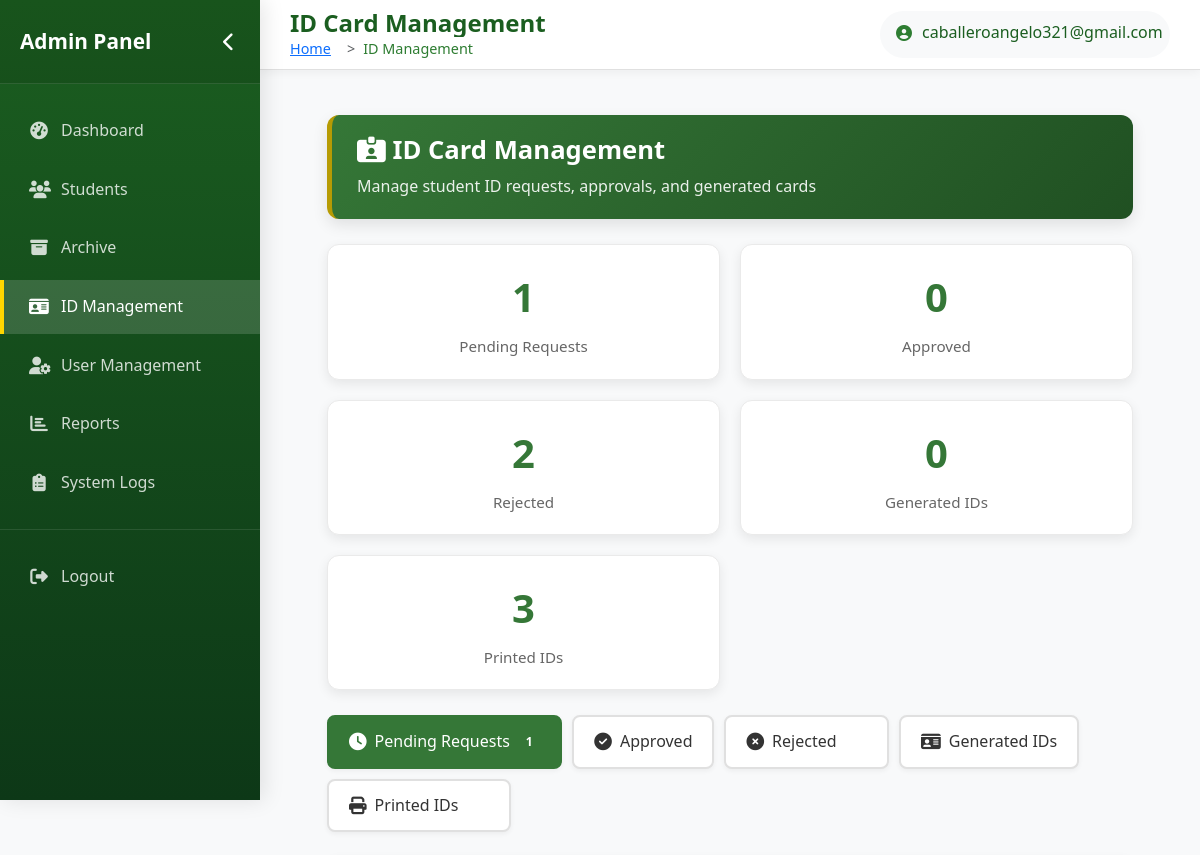
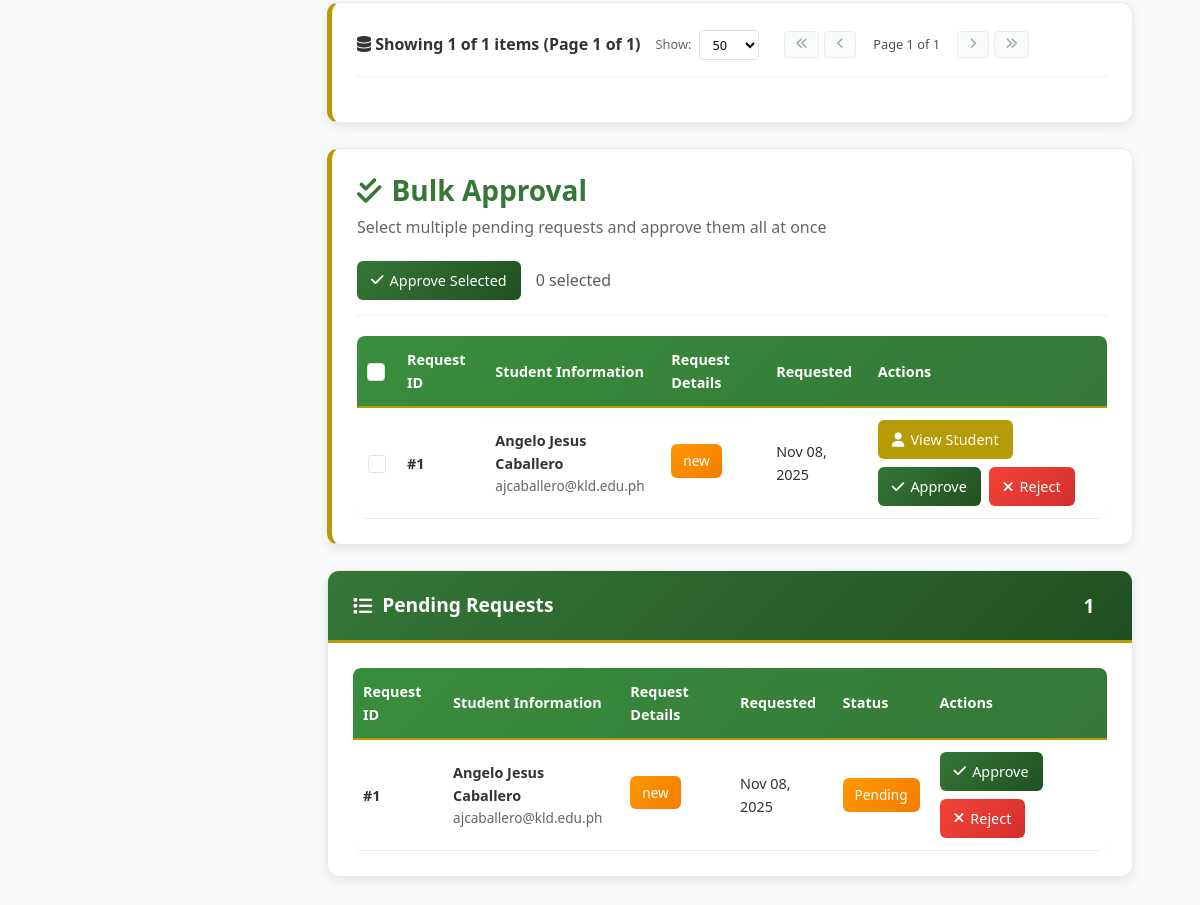
The app's page /admin/admin_id.php (signed in) with its own data (2 pictures, top to bottom).
### tables this page shows
CREATE TABLE `id_requests` (
  `id` int(11) NOT NULL,
  `student_id` int(11) NOT NULL,
  `request_type` enum('new','replacement','update') NOT NULL,
  `reason` text DEFAULT NULL,
  `status` enum('generated','pending','approved','rejected','completed') DEFAULT 'pending',
  `admin_notes` text DEFAULT NULL,
  `created_at` timestamp NOT NULL DEFAULT current_timestamp(),
  `updated_at` timestamp NOT NULL DEFAULT current_timestamp() ON UPDATE current_timestamp()
);

CREATE TABLE `student` (
  `id` int(11) NOT NULL,
  `student_id` varchar(50) DEFAULT NULL,
  `email` varchar(100) NOT NULL,
  `first_name` varchar(100) DEFAULT NULL,
  `last_name` varchar(100) DEFAULT NULL,
  `year_level` varchar(50) DEFAULT NULL,
  `course` varchar(100) DEFAULT NULL,
  `contact_number` varchar(20) DEFAULT NULL,
  `address` varchar(255) DEFAULT NULL,
  `photo` varchar(255) DEFAULT NULL,
  `password` varchar(255) NOT NULL,
  `created_at` timestamp NOT NULL DEFAULT current_timestamp(),
  `profile_completed` tinyint(1) DEFAULT 0,
  `emergency_contact` varchar(100) DEFAULT NULL,
  `dob` date DEFAULT NULL,
  `gender` enum('Male','Female') DEFAULT NULL,
  `blood_type` enum('A+','A-','B+','B-','AB+','AB-','O+','O-') DEFAULT NULL,
  `signature` varchar(255) DEFAULT NULL,
  `qr_code` varchar(255) DEFAULT NULL,
  `cor` varchar(255) DEFAULT NULL,
  `digital_id_generated_at` timestamp NULL DEFAULT NULL,
  `digital_id_path` varchar(255) DEFAULT NULL,
  `deleted_at` datetime DEFAULT NULL,
  `emergency_contact_name` varchar(255) DEFAULT NULL
);

### admin/admin_id.php (the view, shortened to what the rows shown need)
<?php
require_once __DIR__.'/classes/IdManager.php';
$adm = new IdManager();
$filter = $_GET['filter'] ?? 'pending';
$filter = in_array($filter,['pending','approved','rejected','generated','printed'],true) ? $filter : 'pending';
$page = isset($_GET['page']) ? max(1, intval($_GET['page'])) : 1;
$perPage = isset($_GET['per_page']) ? max(10, min(100, intval($_GET['per_page']))) : 50;
$requests = in_array($filter,['pending','approved','rejected']) ?
    $adm->getRequestsByStatusPaginated($filter, $page, $perPage) : [];
        require_once 'admin_header.php';
?>
<!doctype html>
<html>
<head>
    <link rel="stylesheet" href="../assets/css/admin.css">
    <link rel="stylesheet" href="https://cdnjs.cloudflare.com/ajax/libs/font-awesome/6.4.0/css/all.min.css">
</head>
<body class="admin-body">
    <div class="admin-container">
        <div class="page-header">
            <h2><i class="fas fa-id-card-alt"></i> ID Card Management</h2>
        </div>
        <?php if ($filter === 'pending' && !empty($requests)): ?>
        <div class="bulk-section">
            <form method="post" id="pendingBulkForm">
                <div class="table-responsive">
                    <table class="admin-table">
                        <thead>
                            <tr>
                                <th class="select-all-cell">
                                    <input type="checkbox" id="selectAllPending" class="form-check-input">
                                </th>
                                <th>Request ID</th>
                                <th>Student Information</th>
                                <th>Request Details</th>
                                <th>Requested</th>
                                <th>Actions</th>
                            </tr>
                        </thead>
                        <tbody>
                            <?php foreach ($requests as $r):
                                $name = htmlspecialchars($r['first_name'].' '.$r['last_name']);
                            ?>
                            <tr>
                                <td class="select-all-cell">
                                    <input type="checkbox" name="request_ids[]" value="<?= $r['id'] ?>" class="form-check-input pending-checkbox">
                                </td>
                                <td><strong>#<?= $r['id'] ?></strong></td>
                                <td>
                                    <div style="font-weight: 600;"><?= $name ?></div>
                                    <div style="font-size: 0.85rem; color: #666;"><?= htmlspecialchars($r['email']) ?></div>
                                </td>
                                <td>
                                    <div>
                                        <span class="status-badge status-pending">
                                            <?= htmlspecialchars($r['request_type']) ?>
                                        </span>
                                    </div>
                                </td>
                                <td><?= date('M d, Y', strtotime($r['created_at'])) ?></td>
                                <td>
    <div class="action-buttons">
        <a href="student_details.php?student_id=<?= urlencode($r['student_id'] ?? '') ?>"
           class="btn-admin btn-view"
           title="View Student Details"
           target="_blank">
            <i class="fas fa-user"></i> View Student
        </a>
        <form method="post" style="display: inline;">
            <button type="submit" name="approve" class="btn-admin btn-approve">
                <i class="fas fa-check"></i> Approve
            </button>
        </form>
        <form method="post" style="display: inline;">
            <button type="submit" name="reject" class="btn-admin btn-reject" onclick="return confirm('Reject this request?');">
                <i class="fas fa-times"></i> Reject
            </button>
        </form>
    </div>
</td>
                            </tr>
                            <?php endforeach; ?>
                        </tbody>
                    </table>
                </div>
            </form>
        </div>
        <?php endif; ?>
        <?php if (in_array($filter,['pending','approved','rejected']) && empty($requests)): ?>
            <div class="admin-card">
                <div class="admin-card-header">
                    <span>
                        <i class="fas fa-list"></i>
                        <?= ucfirst($filter) ?> Requests
                    </span>
                    <span class="badge">0</span>
                </div>
                <div class="admin-card-body">
                    <div class="empty-state">
                        <i class="fas fa-inbox"></i>
                        <h4>No <?= $filter ?> requests</h4>
                        <p>There are currently no <?= $filter ?> ID requests in the system.</p>
                    </div>
                </div>
            </div>
        <?php elseif (in_array($filter,['pending','approved','rejected']) && !empty($requests)): ?>
            <div class="admin-card">
                <div class="admin-card-body">
                    <div class="table-responsive">
                        <table class="admin-table">
                            <thead>
                                <tr>
                                    <th>Request ID</th>
                                    <th>Student Information</th>
                                    <th>Request Details</th>
                                    <th>Requested</th>
                                    <th>Status</th>
                                    <th>Actions</th>
                                </tr>
                            </thead>
                            <tbody>
                                <?php foreach ($requests as $r):
                                    $name = htmlspecialchars($r['first_name'].' '.$r['last_name']);
                                    $statusClass = 'status-'.$filter;
                                ?>
                                <tr>
                                    <td><strong>#<?= $r['id'] ?></strong></td>
                                    <td>
                                        <div style="font-weight: 600;"><?= $name ?></div>
                                        <div style="font-size: 0.85rem; color: #666;"><?= htmlspecialchars($r['email']) ?></div>
                                    </td>
                                    <td>
                                        <div>
                                            <span class="status-badge status-pending">
                                                <?= htmlspecialchars($r['request_type']) ?>
                                            </span>
                                        </div>
                                    </td>
                                    <td><?= date('M d, Y', strtotime($r['created_at'])) ?></td>
                                    <td>
                                        <span class="status-badge <?= $statusClass ?>">
                                            <?= ucfirst($filter) ?>
                                        </span>
                                    </td>
                                    <td>
                                        <div class="action-buttons">
                                            <?php if ($filter === 'pending'): ?>
                                                <form method="post" style="display: inline;">
                                                    <button type="submit" name="approve" class="btn-admin btn-approve">
                                                        <i class="fas fa-check"></i> Approve
                                                    </button>
                                                </form>
                                                <form method="post" style="display: inline;">
                                                    <button type="submit" name="reject" class="btn-admin btn-reject" onclick="return confirm('Reject this request?');">
                                                        <i class="fas fa-times"></i> Reject
                                                    </button>
                                                </form>
                                            <?php endif; ?>
                                        </div>
                                    </td>
                                </tr>
                                <?php endforeach; ?>
                            </tbody>
                        </table>
                    </div>
                </div>
            </div>
        <?php endif; ?>
    </div>
</body>
</html>

### records on screen
id_requests: id "1", student.last_name "Angelo Jesus Caballero", student.email "ajcaballero@kld.edu.ph", request_type "new", created_at "Nov 08, 2025"

### other values on screen
$_SESSION['email'] "caballeroangelo321@gmail.com"
$pendingCount "1"
$approvedCount "0"
$rejectedCount "2"
$generatedCount "0"
$printedCount "3"
min($perPage, count($requests) + count($issued)) "1"
$totalItems "1"
$page "1"
$totalPages "1"
$filter "Pending"
count($requests) "1"
